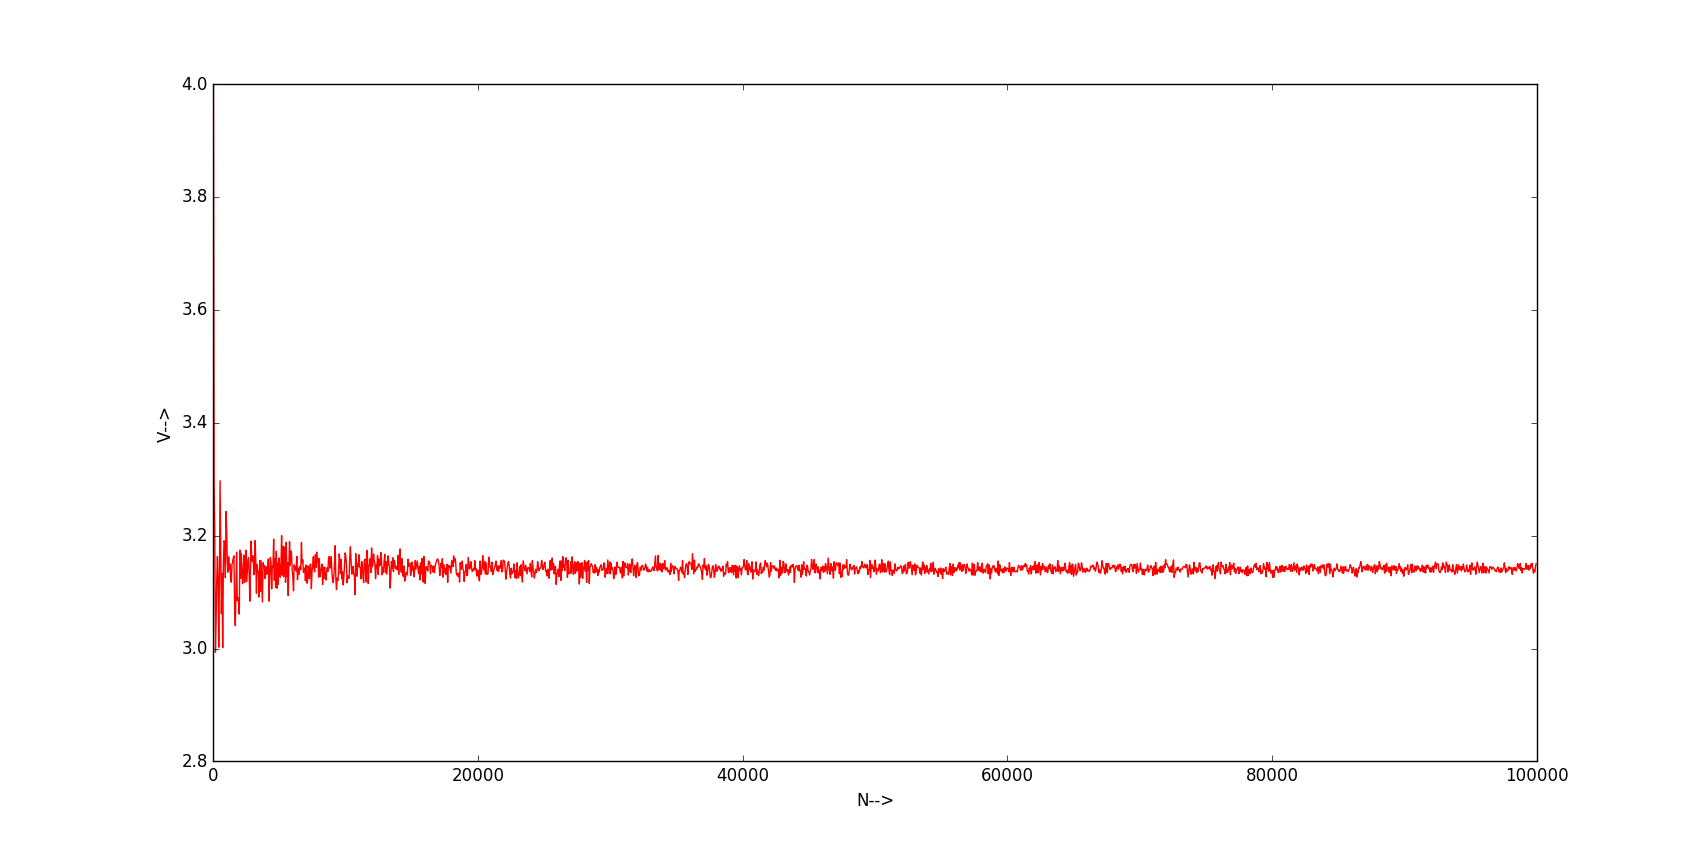

Write Python code to recreate this figure.
##Author: Indranil Ghosh, Jadavpur University, Physics Department

import random, pylab

def estimate_Pi(N):
    c=0
    for i in range(1, N+1):
        x=random.random()
        y=random.random()
        if x**2 + y**2 <= 1: c+=1
    return 4.*c/N

def plot_func(n):
    N=[]
    V=[]
    for i in range(1, n+1, 50):
        V+=[estimate_Pi(i), ]
        N+=[i, ]
    pylab.plot(N, V, 'r-')
    pylab.xlabel("N-->")
    pylab.ylabel("V-->")
    pylab.show()
